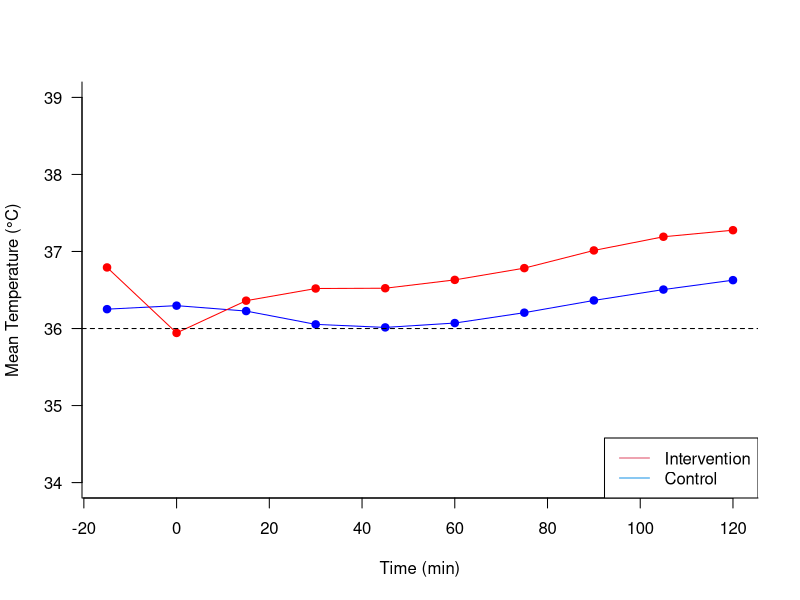
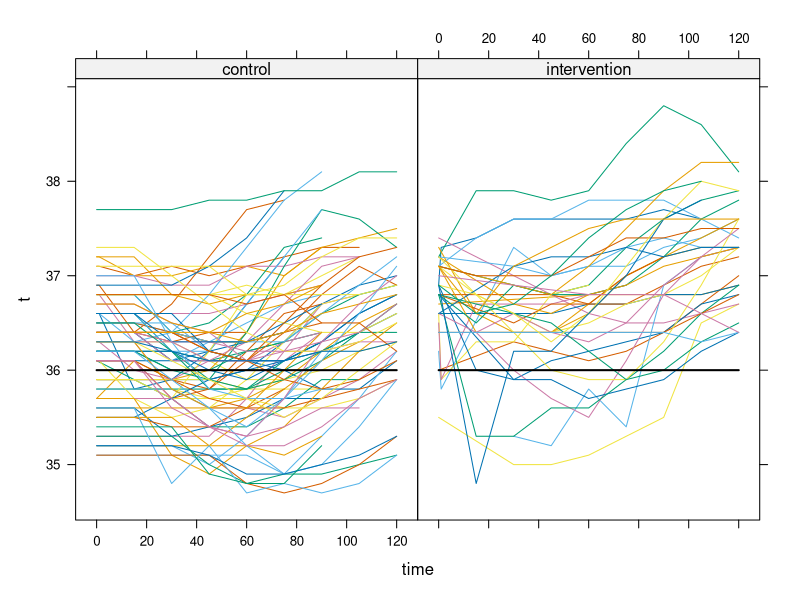
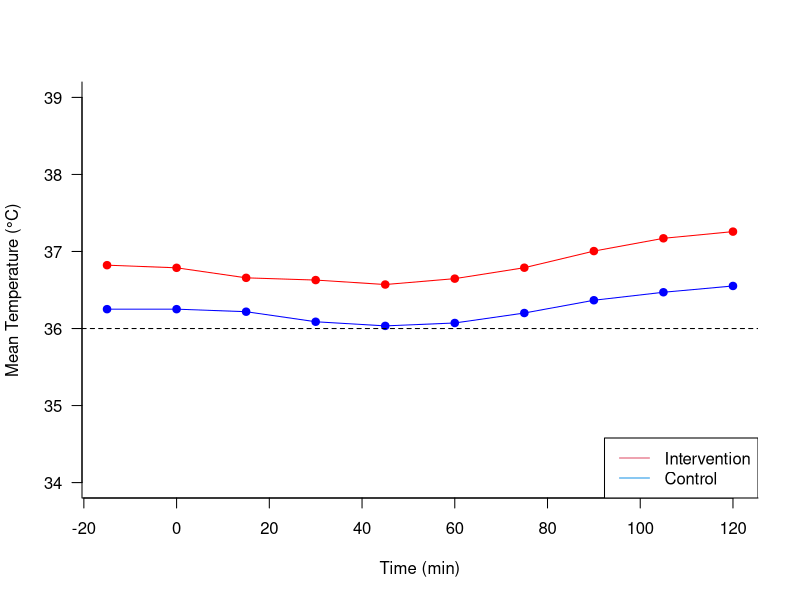
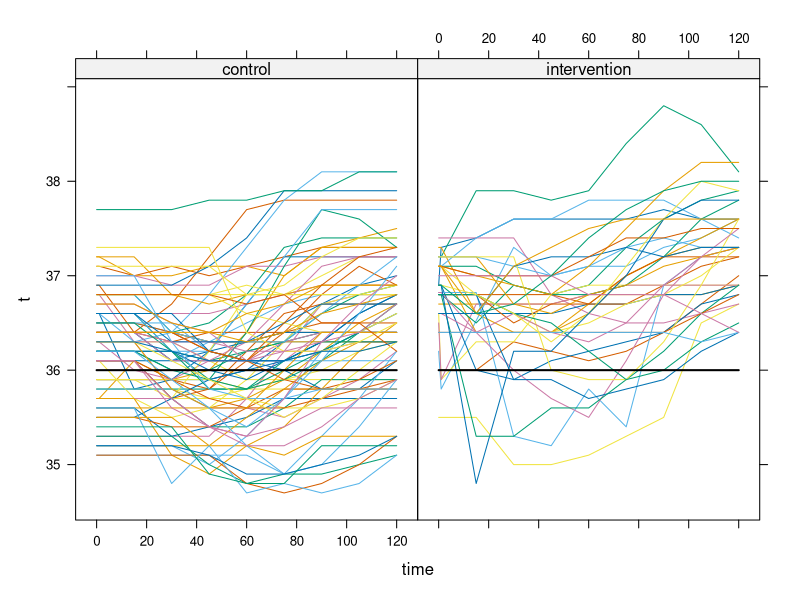
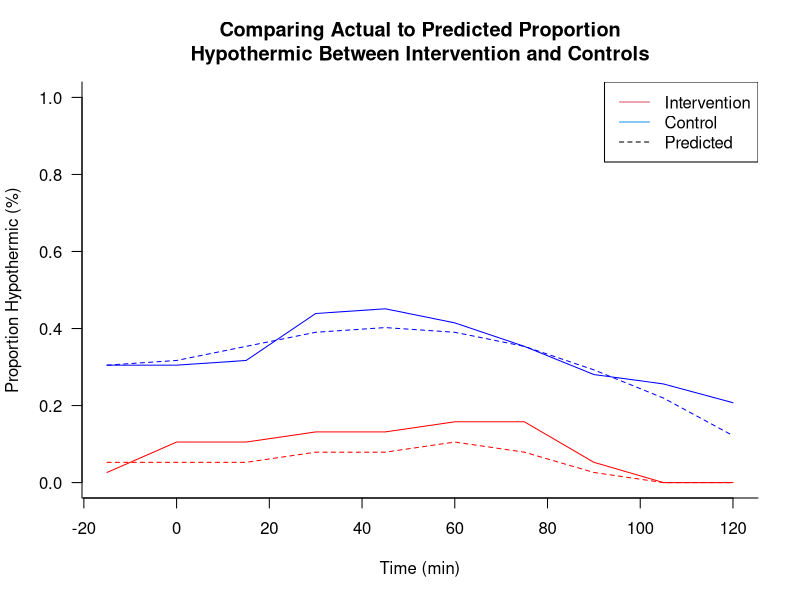

Reproduce these figures in R, in order.
setwd("~/Desktop/Projects/Doug Lorenz/Ian Mutchnick")
dat <- read.csv("Mutchnick.csv", header=T)
names(dat)[8:9] <- c('t0','t1') # rename preop temp to t0 and initial temp to t1
View(dat)
# Correlation between prep time and last preop temp
cor(dat$preptime,dat$t0,use='pairwise.complete.obs',method='pearson') # 0.041
which(is.na(dat$preptime)) # rows 67 78
which(is.na(dat$t0)) # rows 19 21
# 116 complete observations have a correlation of 0.041 between prep time and last preop temp

# Correlation between prep time and mininum intraoperative temp
temp_min <- apply(dat[,8:17],1,function(x) min(x,na.rm=T)) # only 3 instances with complete temp data
cor(dat$preptime,temp_min,use='pairwise.complete.obs',method='pearson') # 0.017
which(is.na(dat$preptime)) # rows 67 78
which(is.na(temp_min)) # none
# 118 complete observations have a correlation of 0.017 between prep time and minimum temp (includes last preop temp)

# Correlation between the controls for prep time and last preop temp
cor(dat$preptime[which(dat$group=='control')],dat$t0[which(dat$group=='control')],use='pairwise.complete.obs',method='pearson') # 0.070
which(is.na(dat$preptime[which(dat$group=='control')])) # rows 29 40
which(is.na(dat$t0[which(dat$group=='control')])) # none
# 118 complete observations have a correlation of 0.071 between prep time and last preop temp for controls

# Correlation between the interventions for prep time and last preop temp
cor(dat$preptime[which(dat$group=='intervention')],dat$t0[which(dat$group=='intervention')],use='pairwise.complete.obs',method='pearson') # -0.073
which(is.na(dat$preptime[which(dat$group=='intervention')])) # rows 29 40
which(is.na(dat$t0[which(dat$group=='intervention')])) # rows 19 21
# 118 complete observations have a correlation of -0.073 between prep time and last preop temp for interventions

# T-test between groups for preptime
t.test(dat$preptime[which(dat$group=='control')],dat$preptime[which(dat$group=='intervention')]) 
# t = -0.30115, df = 83.914, p-value = 0.764
# 0.9418750 0.9627193 

# T-test between groups for last preop temp
t.test(dat$t0[which(dat$group=='control')],dat$t0[which(dat$group=='intervention')])
# t = -6.3496, df = 95.798, p-value = 7.2e-09
# 36.25122  36.82222 

# Convert wide format to long
dat.long <- reshape(dat, varying=paste("t",c(0,1,15,30,45,60,75,90,105,120),sep=""), direction="long",
   v.names=c("t"), timevar="time", idvar="id", times=c(0,1,15,30,45,60,75,90,105,120))

# load additional libraries for mixed models and spaghetti plots
library(nlme) # for linear mixed effects models
library(lattice) # for spaghetti plots (xyplot)
library(lme4) # for generalized mixed effects model (logistic regression)

# First let's run the models without imputation for missing data while adjusting for prep time and age and comparing model fits using AIC
mod1.prep <- lme(t~factor(time)*group+preptime, random=~1|id, data=dat.long, na.action=na.omit) # random intercept by id  
mod1.age <- lme(t~factor(time)*group+age, random=~1|id, data=dat.long, na.action=na.omit) # random intercept by id  
mod1.age.prep <- lme(t~factor(time)*group+preptime+age, random=~1|id, data=dat.long, na.action=na.omit) # random intercept by id  
mod1.age.prep.quad <- lme(t~time*group+I(time^2)*group, random=~1|id, data=dat.long, na.action=na.omit) # random slope for time by group
mod1.age.prep.quad.slope <- lme(t~time*group+I(time^2)*group, random=~time|id, data=dat.long, na.action=na.omit) # random slope for time by group
mod1.age.prep.quad.slopesq <- lme(t~time*group+I(time^2)*group, random=~time+I(time^2)|id, data=dat.long, na.action=na.omit) # random slope for time by group
mod1.age.prep.quad.group <- update(mod1.age.prep.quad.slope, random=~time*group|id)
#mod1.age.prep.quad.groupsq <- update(mod1.age.prep.quad.slopesq, random=~time*group+I(time^2)*group|id)

summary(mod1.prep)$AIC                  # 1829.695
summary(mod1.age)$AIC                   # 1840.958
summary(mod1.age.prep)$AIC              # 1826.374 *
summary(mod1.age.prep.quad)$AIC         # 1887.837 
summary(mod1.age.prep.quad.slope)$AIC   # 1851.098 
summary(mod1.age.prep.quad.slopesq)$AIC # 1853.645 
summary(mod1.age.prep.quad.group)$AIC   # 1846.565
#summary(mod1.age.prep.quad.groupsq)$AIC # did not converge

modf <- lme(t~factor(time):group-1, random=~1|id, data=dat.long, na.action=na.omit, subset=t>23)

summary(modf)

f <- fixef(modf)
m <- matrix(f, nrow=10)
x <- c(-15,0,15,30,45,60,75,90,105,120)

plot(x, m[,1], type="o", ylim=c(34,39), las=1, bty="l", ylab='Mean Temperature (\u00B0C)', xlab='Time (min)', pch=19, col="blue")
   lines(x, m[,2], type="o", pch=19, col="red")
   abline(h=36, lty=2)
   legend('bottomright',c('Intervention','Control'), col=c(2,4), lty=1)
   
xyplot(t~time|group, groups=id, data=dat.long, type="l", subset=t>23,
   panel = function(x,y,groups,...) { 
      panel.xyplot(x,y,groups,...);
      panel.lines(x=c(0,120), y=rep(36,2), type="l", lwd=2, col="black")
})

dat.long$resp <- 1*(dat.long$t<36)
mod <- glmer(resp~time*group + (1 | id), data=dat.long, family=binomial)

tmp <- tapply(dat.long$resp, list(dat.long$time, dat.long$group), mean, na.rm=T)
apply(tmp, 1, function(x) (x[1]*(1-x[2]))/(x[2]*(1-x[1])))

# Second, lets impute by carrying forward last value 
# There are two instances with missing data for last preop temp (t0) - impute using mean last preop temp for designated group identification
# This is important due to group difference
dat1 <- dat
t0.mean.int <- mean(dat1$t0[which(dat1$group=='intervention')],na.rm=T)
dat1$t0[which(is.na(dat1$t0))] <- t0.mean.int

# Create a loop that carries forward prior value
for(i in 9:17) {
   dat1[,i] <- ifelse(is.na(dat1[,i]),dat1[,i-1],dat1[,i])
}

# Convert wide format to long
dat.long1 <- reshape(dat1, varying=paste("t",c(0,1,15,30,45,60,75,90,105,120),sep=""), direction="long",
                    v.names=c("t"), timevar="time", idvar="id", times=c(0,1,15,30,45,60,75,90,105,120))
# Repeat above analysis with complete temp data
mod1.prep <- lme(t~factor(time)*group+preptime, random=~1|id, data=dat.long1, na.action=na.omit) # random intercept by id  
mod1.age <- lme(t~factor(time)*group+age, random=~1|id, data=dat.long1, na.action=na.omit) # random intercept by id  
mod1.age.prep <- lme(t~factor(time)*group+preptime+age, random=~1|id, data=dat.long1, na.action=na.omit) # random intercept by id  
mod1.age.prep.quad <- lme(t~time*group+I(time^2)*group, random=~1|id, data=dat.long1, na.action=na.omit) # random slope for time by group
mod1.age.prep.quad.slope <- lme(t~time*group+I(time^2)*group, random=~time|id, data=dat.long1, na.action=na.omit) # random slope for time by group
mod1.age.prep.quad.slopesq <- lme(t~time*group+I(time^2)*group, random=~time+I(time^2)|id, data=dat.long1, na.action=na.omit) # random slope for time by group
mod1.age.prep.quad.group <- update(mod1.age.prep.quad.slope, random=~time*group|id)
#mod1.age.prep.quad.groupsq <- update(mod1.age.prep.quad.slopesq, random=~time*group+I(time^2)*group|id)

summary(mod1.prep)$AIC                  # 2178.055
summary(mod1.age)$AIC                   # 2198.693
summary(mod1.age.prep)$AIC              # 2175.984
summary(mod1.age.prep.quad)$AIC         # 2211.327 
summary(mod1.age.prep.quad.slope)$AIC   # 2112.307 
summary(mod1.age.prep.quad.slopesq)$AIC # 2106.853 *
summary(mod1.age.prep.quad.group)$AIC   # 2112.75 
#summary(mod1.age.prep.quad.groupsq)$AIC # did not converge

modf <- lme(t~factor(time):group-1, random=~1|id, data=dat.long1, na.action=na.omit, subset=t>23)

summary(modf)
   
f <- fixef(modf)
m <- matrix(f, nrow=10)
x <- c(-15,0,15,30,45,60,75,90,105,120)

plot(x, m[,1], type="o", ylim=c(34,39), las=1, bty="l", ylab='Mean Temperature (\u00B0C)', xlab='Time (min)', pch=19, col="blue")
   lines(x, m[,2], type="o", pch=19, col="red")
   abline(h=36, lty=2)
   legend('bottomright',c('Intervention','Control'), col=c(2,4), lty=1)
xyplot(t~time|group, groups=id, data=dat.long1, type="l", subset=t>23,
       panel = function(x,y,groups,...) { 
          panel.xyplot(x,y,groups,...);
          panel.lines(x=c(0,120), y=rep(36,2), type="l", lwd=2, col="black")
       })

dat.long1$resp <- 1*(dat.long1$t<36)

mod <- glmer(resp~time*group + (1 | id), data=dat.long1, family=binomial)
summary(mod)

# Create a plot that compares the proportion of hypothermic patients at each time point
# to the predicted values from the best model
# First find the proportion of patients at each time point

hypo.actual <- tapply(dat.long1$resp, list(dat.long1$time, dat.long1$group), mean, na.rm=T)
apply(tmp, 1, function(x) (x[1]*(1-x[2]))/(x[2]*(1-x[1])))

hypo.pred <- tapply(ifelse(predict(mod1.age.prep.quad.slopesq)<36,1,0), list(dat.long1$time, dat.long1$group), mean, na.rm=T)

plot(x, hypo.actual[,1], type="l", ylim=c(0,1), las=1, bty="l", ylab='Proportion Hypothermic (%)', xlab='Time (min)', pch=19, col="blue",
     main='Comparing Actual to Predicted Proportion\nHypothermic Between Intervention and Controls')
lines(x, hypo.actual[,2], type="l", pch=19, col="red")
lines(x, hypo.pred[,1], type="l", pch=19, col="blue",lty=2)
lines(x, hypo.pred[,2], type="l", pch=19, col="red",lty=2)
legend('topright',c('Intervention','Control','Predicted'), col=c(2,4,1), lty=c(1,1,2))

